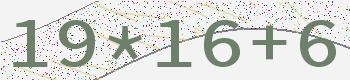
#> input picture Python/Img/0160.jpg, 350 x 80 px, given in place of 0000.jpg, which was not available
$ python test3.py   (Python 2 division)
#> lines starting #> are read from the running program, lines starting #| are printed output that depends on the picture; after the words box and inside, x2 and y2 are one past the last pixel; in counts of white or black regions, pixels touching at a corner belong together
#!/usr/bin/python 3
# encoding: utf-8
from PIL import Image,ImageDraw
import os
# 二值化处理
def two_value():
    for i in range(0,100):
        # 打开文件夹中的图片
        image=Image.open('./Img/'+(str(i).zfill(4))+'.jpg')
#> image is the input picture: PIL image 350x80 RGB; mean R, G, B 215.5, 218, 213.5
        # 灰度图
        lim=image.convert('L')
        # 灰度阈值设为165，低于这个值的点全部填白色
        threshold=165
        table=[]
        for j in range(256):
            if j<threshold:
                table.append(0)
            else:
                table.append(1)
        bim=lim.point(table,'1')
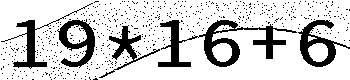
#> bim: PIL image 350x80 1; 80.6% white; 549 black regions (544 under 20 px), largest, box (x1, y1, x2, y2) and area: (158, 20, 297, 67) 1897, (298, 20, 350, 67) 835, (57, 19, 95, 68) 799, (1, 3, 93, 69) 649, (99, 25, 160, 78) 561
        bim.save('./Img2/'+(str(i).zfill(4))+'.jpg')
#> pass 2 of the loop in two_value, `for i in range(0,100):`:
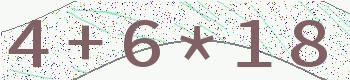
#> input picture Python/Img/0166.jpg, 350 x 80 px, given in place of 0001.jpg, which was not available
#> in two_value, image is the input picture: PIL image 350x80 RGB; mean R, G, B 220.5, 219.7, 217.2
#> in two_value, `lim=image.convert('L')`:
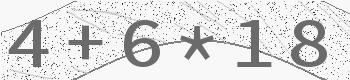
#> lim: PIL image 350x80 L; min 4, max 255, mean 219.7
#> in two_value, `bim=lim.point(table,'1')`:
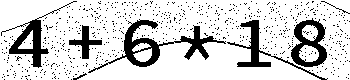
#> bim: PIL image 350x80 1; 81.8% white; 662 black regions (655 under 20 px), largest, box (x1, y1, x2, y2) and area: (88, 19, 226, 73) 1412, (291, 18, 327, 67) 843, (1, 1, 77, 68) 823

#去躁
# [117 lines left out: functions getPixel, clearNoise, vertical, not called in this run]


#> (the run stopped early here; a loop or call above may not have finished)
